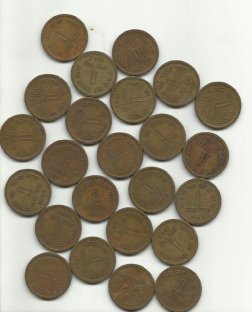
#> input picture python/superpixel/b.jpg, 252 x 312 px, found by its file name
$ python main.py
#> lines starting #> are read from the running program, lines starting #| are printed output that depends on the picture
import numpy as np
import skimage
from skimage import util, filters, color
from skimage.segmentation import watershed, mark_boundaries
from skimage.io import imread, imsave

print(skimage.__version__)

# #  Importing NumPy,which is the fundamental package for scientific computing with Python
img = imread("b.jpg")
#> img is the input picture: shape (312, 252, 3); mean R, G, B 161.4, 153.2, 136.3

imsave("0.jpg", img)  # Write the image

edges = filters.sobel(img) * 10
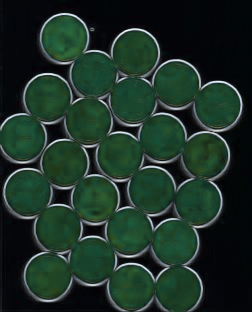
#> edges: shape (312, 252, 3) float64; mean R, G, B 0.443, 0.754, 0.591; drawn with min black and max white

#> (the run stopped early here; a loop or call above may not have finished)

$ run again, with python/superpixel/a.jpg copied over python/superpixel/b.jpg
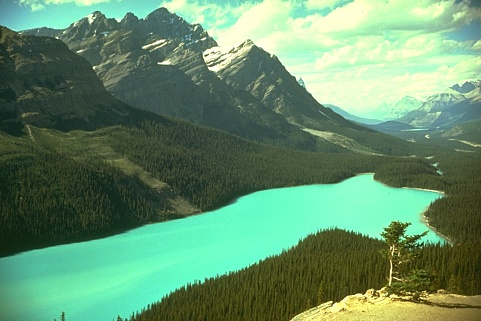
#> input picture python/superpixel/a.jpg, 481 x 321 px, found by its file name
#> img is the input picture: shape (321, 481, 3); mean R, G, B 101.2, 142.8, 108.5
#> `edges = filters.sobel(img) * 10`:
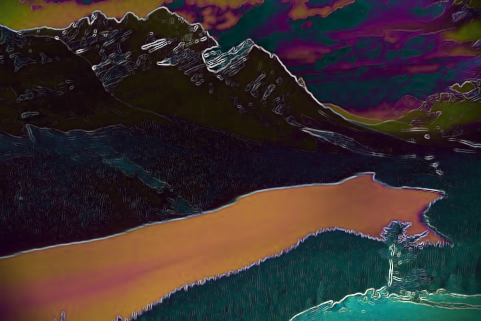
#> edges: shape (321, 481, 3) float64; mean R, G, B 1.12, 0.918, 0.906; drawn with min black and max white
